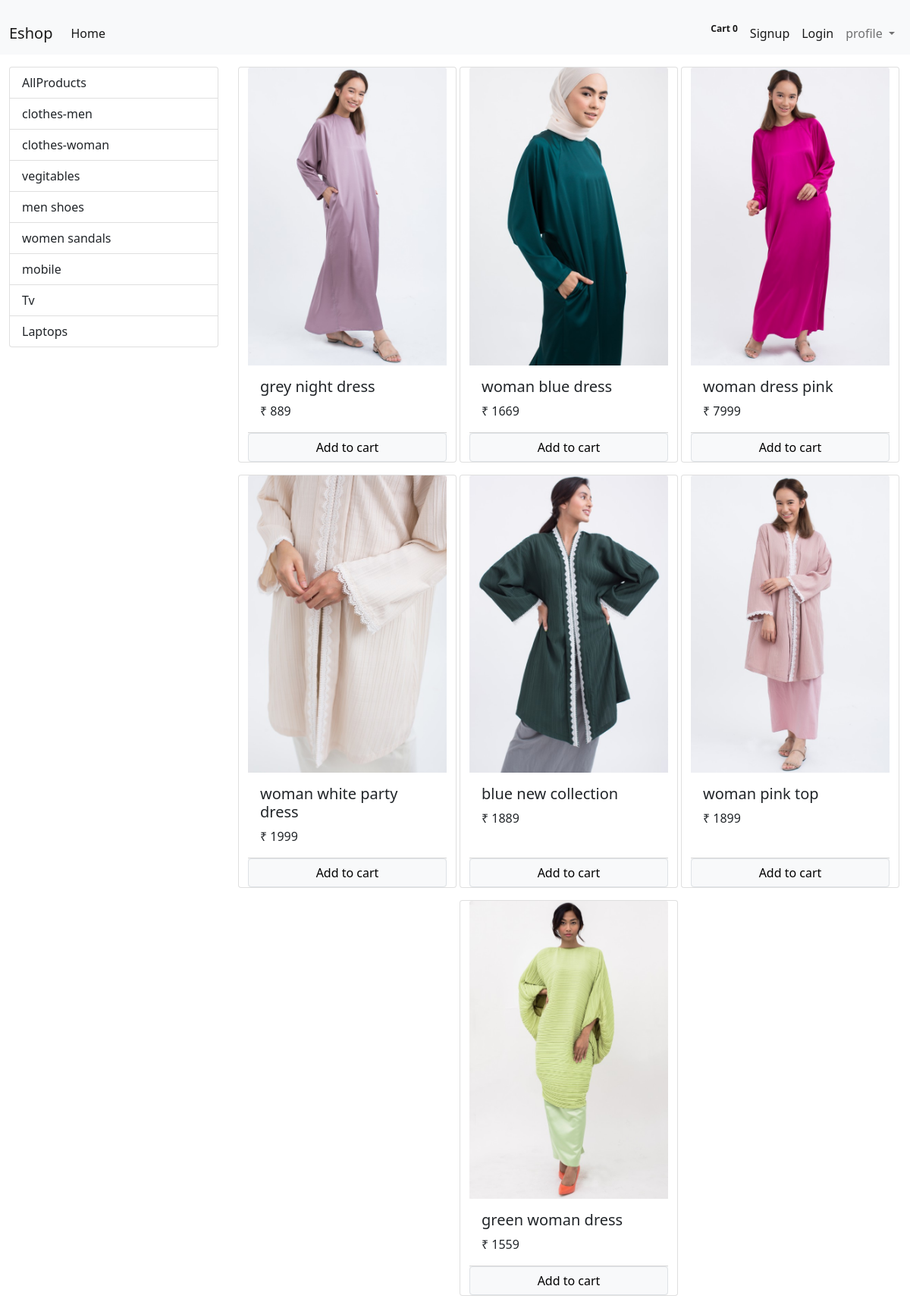
The page / on the database its author committed.
### store/models/category.py (models this page shows, shortened)
class Category(models.Model):
    name = models.CharField(max_length=20)
    @staticmethod
    def get_all_categories():
        return Category.objects.all()

### store/models/product.py (models this page shows, shortened)
class Product(models.Model):
    name = models.CharField(max_length=50)
    price = models.IntegerField(default=0)
    catogoty = models.ForeignKey(Category, on_delete=models.CASCADE, default=1)
    discription = models.CharField(max_length=200, default='', null=True, blank=True)
    image = models.ImageField(upload_to='upload/products/')
    @staticmethod
    def get_all_products():
        return Product.objects.all()

### store/views.py (the view, shortened to what this page needs)
# urls.py: path('', Index.as_view(), name = 'homepage'),
class Index(View):
    def get(self, request):
        cart = request.session.get('cart')
        if not cart:
            request.session['cart'] = {}
        prds= None
        ctg = Category.get_all_categories()
        catigory_id = request.GET.get('category')
        if catigory_id:
            prds = Product.get_all_products_by_catigory_id(catigory_id)
        else:
            prds = Product.get_all_products()
        data = {}
        data['products'] = prds
        data['categories'] = ctg
        return render(request, 'index.html',data)

### store/templatetags/cart.py (called while the page is built)
@register.filter(name = 'is_in_cart')
def is_in_cart(product, cart):
    keys = cart.keys()
    for id in keys:
        if int(id) == product.id:
            return True
    return False;

### store/templatetags/custom_filter.py (called while the page is built)
@register.filter(name = 'currency')
def currency(number):
    return "₹ " + str(number)

### store/templates/index.html (shortened to what this page needs)
{% extends 'base.html' %}
{% block content%}
{% load cart %}
{% load custom_filter %}
<div class="container-fluid mt-3">
  <div class="row">
    <div class="col-lg-3 mx-auto">
       <div class="list-group">
        <a href="/" class="list-group-item list-group-item-action">AllProducts</a>
         {% for category in categories %}
         <a href="/?category={{category.id}}" class="list-group-item list-group-item-action">{{category.name}}</a>
         {% endfor %}
        </div>
    </div>
    <div id="products" class="col-lg-9 mx-auto">
      <div class="row mx-auto">
        {% for product in products %}
        <div class="card mx-auto mb-3" id="{{product.id}}" style="width: 18rem;">
          <img src="{{ product.image.url }}" class="card-img-top" alt="...">
          <div class="card-body">
            <h5 class="card-title">{{ product.name }}</h5>
            <p class="card-text">{{product.price|currency}}</p>
          </div>
          <div class="card-footer p-0 ">
            {% if product|is_in_cart:request.session.cart  %}
            <div class="row no-gutters " >
              <form action="/#{{product.id}}" class="col-2" method="POST">
                {% csrf_token %}
                <input hidden type="text" name="product" value="{{product.id}}">
                <input hidden type="text" name="remove" value="True">
                <input type="submit" value="-" class=" btn btn-blcok btn-secondary" >
              </form>
              <div class="text-center col" > {{product|cart_quantiy:request.session.cart}} in cart</div>
              <form action="/#{{product.id}}" class="col-2" method="POST">
                {% csrf_token %}
                <input hidden type="text" name="product" value="{{product.id}}">
                <input type="submit" value="+" class=" btn btn-blcok btn-secondary" >
              </form>
            </div>
            {% else %}
            <form action="/#{{product.id}}" method="POST" class="btn-block">
              <input href="#" type="submit" class="float-right btn  btn btn-light border form-control" value="Add to cart">
            </form>
            {% endif %}
          </div>
        </div>
         {% endfor %}
      </div>
    </div>
  </div>
</div>
{% endblock %}

### store/templates/base.html (shortened to what this page needs)
<!DOCTYPE html>
<html lang="en">
<head>
</head>
<body>
  <!doctype html>
<html lang="en">
  <head>
    <link href="https://cdn.jsdelivr.net/npm/bootstrap@5.0.0-beta2/dist/css/bootstrap.min.css" rel="stylesheet">
  </head>
  <body>
    <nav class="navbar navbar-expand-lg navbar-light bg-light">
      <div class="container-fluid mt-3">
        <a class="navbar-brand" href="/">Eshop</a>
        <div class="collapse navbar-collapse" id="navbarSupportedContent">
          <ul class="navbar-nav me-auto mb-2 mb-lg-0">
            <li class="nav-item">
              <a class="nav-link active" aria-current="page" href="#">Home</a>
            </li>
           </ul>
        </div>
        <div>
          <ul class="navbar-nav me-auto mb-2 mb-lg-0">
            <li class="nav-item">
              <a class="nav-link active badge badge-info" aria-current="page" href="/cart">Cart
              <span class="">{{request.session.cart.keys|length}}</span>
              </a>
            </li>
            {% if request.session.customer %}
            <li class="nav-item">
              <a class="nav-link active" aria-current="page" href="/orders">Orders</a>
            </li>
            <li class="nav-item">
              <a class="nav-link active" aria-current="page" href="/logout">Logout</a>
            </li>
            {% else %}
            <li class="nav-item">
              <a class="nav-link active" aria-current="page" href="/signup">Signup</a>
            </li>
            <li class="nav-item">
              <a class="nav-link active" aria-current="page" href="/login">Login</a>
            </li>
            {% endif %}
            <li class="nav-item dropdown">
              <a class="nav-link dropdown-toggle" href="#" id="navbarDropdown" role="button" data-bs-toggle="dropdown" aria-expanded="false">
                profile
              </a>
            </li>
           </ul>
        </div>
      </div>
    </nav>
    {% block content%}{% endblock %}
  </body>
</html>

### rows shown on the page
Category: name "clothes-men"
Category: name "clothes-woman"
Category: name "vegitables"
Category: name "men shoes"
Category: name "women sandals"
Category: name "mobile"
Category: name "Tv"
Category: name "Laptops"
Product: image (picture), name "grey night dress", price "₹ 889"
Product: image (picture), name "woman blue dress", price "₹ 1669"
Product: image (picture), name "woman dress pink", price "₹ 7999"
Product: image (picture), name "woman white party dress", price "₹ 1999"
Product: image (picture), name "blue new collection", price "₹ 1889"
Product: image (picture), name "woman pink top", price "₹ 1899"
Product: image (picture), name "green woman dress", price "₹ 1559"

### other values the page prints
{{ request.session.cart.keys|length }} "0"
